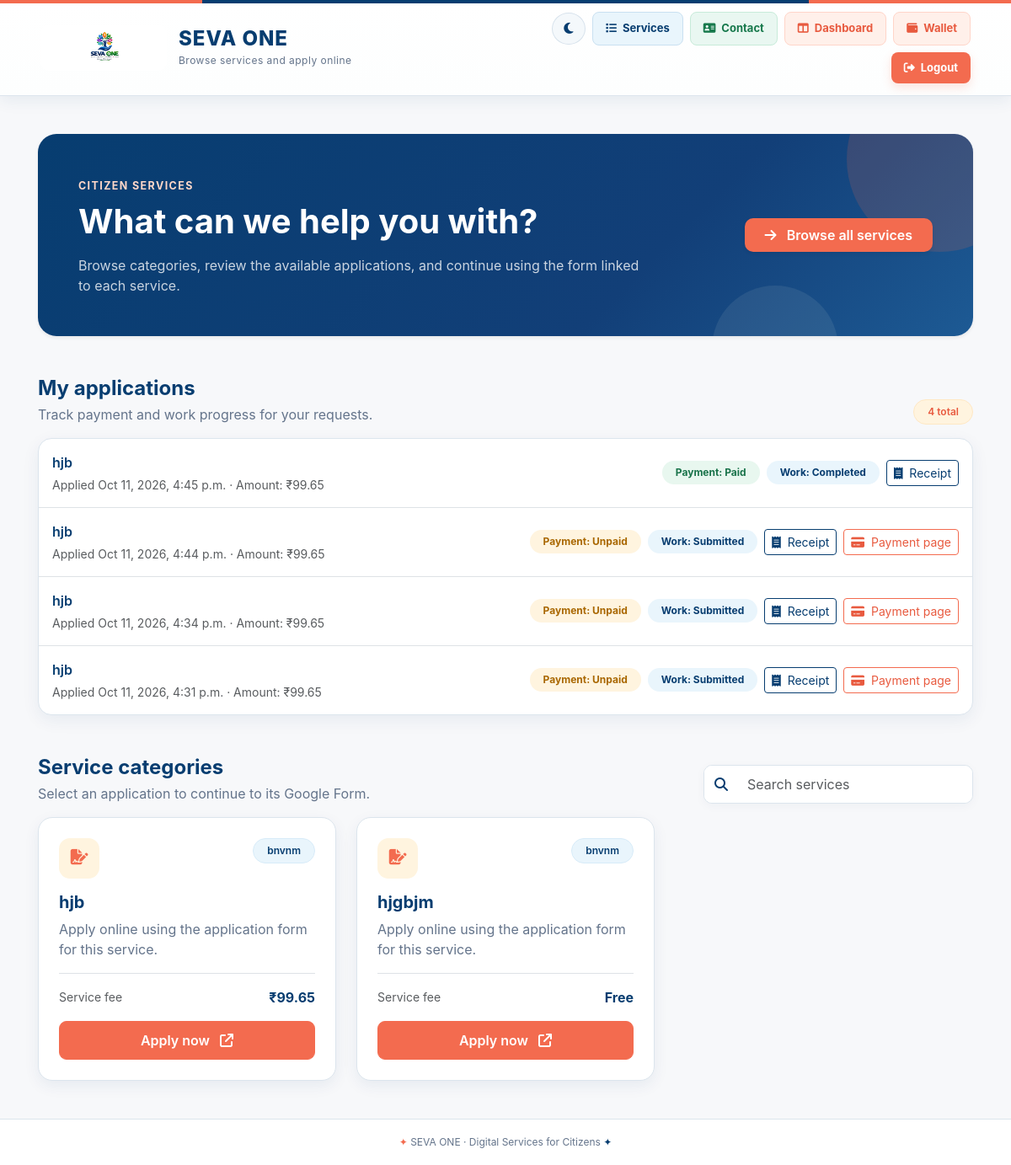
The app's page /dashboard/ (signed in) with its own data.
### med/models.py (models this page shows, shortened)
class ServiceApplication(models.Model):
    PAYMENT_STATUS_CHOICES = [
        ("unpaid", "Unpaid"),
        ("verification_pending", "Awaiting verification"),
        ("paid", "Paid"),
        ("waived", "Waived"),
    ]
    PAYMENT_METHOD_CHOICES = [
        ("phonepe", "PhonePe / UPI"),
        ("wallet", "Wallet"),
    ]
    WORK_STATUS_CHOICES = [
        ("submitted", "Submitted"),
        ("in_progress", "In progress"),
        ("completed", "Completed"),
        ("on_hold", "On hold"),
        ("rejected", "Rejected"),
    ]
    user = models.ForeignKey(
        settings.AUTH_USER_MODEL,
        on_delete=models.SET_NULL,
        null=True,
        blank=True,
        related_name="service_applications",
    )
    applicant_name = models.CharField(max_length=150)
    applicant_email = models.EmailField(blank=True)
    service = models.ForeignKey(
        Service,
        on_delete=models.SET_NULL,
        null=True,
        blank=True,
        related_name="applications",
    )
    service_name = models.CharField(max_length=150)
    amount = models.DecimalField(
        max_digits=10,
        decimal_places=2,
        default=Decimal("0.00"),
        validators=[MinValueValidator(Decimal("0.00"))],
    )
    payment_method = models.CharField(
        max_length=20,
        choices=PAYMENT_METHOD_CHOICES,
        default="wallet",
        db_index=True,
    )
    transaction_ref = models.CharField(max_length=100, blank=True)
    payment_status = models.CharField(
        max_length=20,
        choices=PAYMENT_STATUS_CHOICES,
        default="unpaid",
        db_index=True,
    )
    work_status = models.CharField(
        max_length=12,
        choices=WORK_STATUS_CHOICES,
        default="submitted",
        db_index=True,
    )
    created_at = models.DateTimeField(auto_now_add=True, db_index=True)
    updated_at = models.DateTimeField(auto_now=True)
    class Meta:
        ordering = ["-created_at"]

class Service(models.Model):
    main_service = models.ForeignKey(
        MainService,
        on_delete=models.CASCADE,
        related_name="services",
    )
    name = models.CharField(max_length=150)
    description = models.TextField(blank=True)
    google_form_url = models.URLField("Google Form link")
    amount = models.DecimalField(
        max_digits=10,
        decimal_places=2,
        default=Decimal("0.00"),
        validators=[MinValueValidator(Decimal("0.00"))],
        help_text="Service fee in INR. Use 0 for a free service.",
    )
    is_active = models.BooleanField(default=True)
    class Meta:
        ordering = ["name"]

class MainService(models.Model):
    name = models.CharField(max_length=150, unique=True)
    description = models.TextField(blank=True)
    is_active = models.BooleanField(default=True)
    class Meta:
        ordering = ["name"]

### med/views.py (the view)
# urls.py: path('dashboard/', views.dashboard, name='dashboard'),
@login_required
def dashboard(request):
    services = (
        Service.objects.filter(main_service__is_active=True, is_active=True)
        .select_related("main_service")
    )
    applications = request.user.service_applications.select_related("service").all()
    wallet, _ = UserWallet.objects.get_or_create(user=request.user)
    return render(request, "dashboard.html", {
        "services": services,
        "applications": applications,
        "wallet": wallet,
    })

### med/templates/dashboard.html (shortened to what this page needs)
{% extends 'base.html' %}
{% block content %}
<div class="container-fluid px-0">
    <section class="services-hero p-4 p-lg-5 mb-5 shadow-sm">
        <div class="row align-items-center g-4">
            <div class="col-lg-8">
                <span class="hero-label small text-uppercase fw-bold">
                    Citizen Services
                </span>
                <h1 class="display-6 fw-bold mt-2 mb-3">
                    What can we help you with?
                </h1>
                <p class="mb-0">
                    Browse categories, review the available applications,
                    and continue using the form linked to each service.
                </p>
            </div>
            <div class="col-lg-4 text-lg-end">
                <a href="{% url 'service_catalog' %}"
                   class="btn btn-hero fw-semibold px-4 py-2 shadow-sm">
                    <i class="fa-solid fa-arrow-right me-2"></i>
                    Browse all services
                </a>
            </div>
        </div>
    </section>
    <section class="mb-5">
        <div class="d-flex flex-wrap justify-content-between align-items-end gap-2 mb-3">
            <div>
                <h2 class="h4 fw-bold mb-1 section-title">
                    My applications
                </h2>
                <p class="section-subtitle mb-0">
                    Track payment and work progress for your requests.
                </p>
            </div>
            <span class="badge rounded-pill total-badge px-3 py-2">
                {{ applications|length }} total
            </span>
        </div>
        <div class="applications-card">
            {% for application in applications %}
                <div class="application-row d-flex flex-wrap justify-content-between align-items-center gap-3 p-3 border-bottom">
                    <div>
                        <div class="fw-semibold application-name">
                            {{ application.service_name }}
                        </div>
                        <div class="small text-muted mt-1">
                            Applied {{ application.created_at|date:"M j, Y, g:i a" }}
                            · Amount:
                            &#8377;{{ application.amount|floatformat:2 }}
                        </div>
                    </div>
                    <div class="d-flex flex-wrap gap-2 align-items-center">
                        <span class="badge rounded-pill px-3 py-2
                            {% if application.payment_status == 'paid' %}
                                status-paid
                            {% elif application.payment_status == 'waived' %}
                                status-waived
                            {% elif application.payment_status == 'verification_pending' %}
                                status-pending
                            {% else %}
                                status-warning
                            {% endif %}">
                            Payment:
                            {{ application.get_payment_status_display }}
                        </span>
                        <span class="badge rounded-pill px-3 py-2 work-status">
                            Work:
                            {{ application.get_work_status_display }}
                        </span>
                        <a class="btn btn-sm btn-outline-primary btn-receipt"
                           href="{% url 'application_receipt' application.pk %}">
                            <i class="fa-solid fa-receipt me-1"></i>
                            Receipt
                        </a>
                        {% if application.payment_status == 'unpaid' or application.payment_status == 'verification_pending' %}
                            <a class="btn btn-sm btn-outline-secondary btn-payment"
                               href="{% url 'payment_page' application.pk %}">
                                <i class="fa-solid fa-credit-card me-1"></i>
                                Payment page
                            </a>
                        {% endif %}
                    </div>
                </div>
            {% endfor %}
        </div>
    </section>
    <div class="d-flex flex-wrap justify-content-between align-items-end gap-3 mb-3">
        <div>
            <h2 class="h4 fw-bold mb-1 section-title">
                Service categories
            </h2>
            <p class="section-subtitle mb-0">
                Select an application to continue to its Google Form.
            </p>
        </div>
        <div class="input-group service-search"
             style="max-width:320px">
            <span class="input-group-text bg-white">
                <i class="fa-solid fa-magnifying-glass"></i>
            </span>
            <input id="serviceSearch"
                   class="form-control"
                   placeholder="Search services"
                   aria-label="Search services">
        </div>
    </div>
    <div class="row g-4" id="serviceGrid">
        {% for service in services %}
            <div class="col-md-6 col-xl-4 service-card"
                 data-search="{{ service.main_service.name|lower }} {{ service.name|lower }} {{ service.description|lower }}">
                <article class="card h-100">
                    <div class="card-body p-4 d-flex flex-column">
                        <div class="d-flex justify-content-between align-items-start mb-3">
                            <span class="service-icon">
                                <i class="fa-solid fa-file-signature"></i>
                            </span>
                            <span class="badge rounded-pill category-badge px-3 py-2">
                                {{ service.main_service.name }}
                            </span>
                        </div>
                        <h3 class="h5 fw-bold service-title">
                            {{ service.name }}
                        </h3>
                        {% if service.description %}
                            <p class="service-description">
                                {{ service.description }}
                            </p>
                        {% else %}
                            <p class="service-description">
                                Apply online using the application form
                                for this service.
                            </p>
                        {% endif %}
                        <div class="d-flex justify-content-between align-items-center border-top pt-3 mb-3 mt-auto">
                            <span class="small text-muted">
                                Service fee
                            </span>
                            <strong class="service-fee">
                                {% if service.amount %}
                                    &#8377;{{ service.amount|floatformat:2 }}
                                {% else %}
                                    Free
                                {% endif %}
                            </strong>
                        </div>
                        <form method="post"
                              action="{% url 'apply_for_service' service.pk %}">
                            <button type="submit"
                                    class="btn btn-apply w-100">
                                Apply now
                                <i class="fa-solid fa-arrow-up-right-from-square ms-2"></i>
                            </button>
                        </form>
                    </div>
                </article>
            </div>
        {% endfor %}
    </div>
</div>
{% endblock %}

### med/templates/theme_toggle.html (style rules this page uses)
:root { --navy: #073D70; --navy-dark: #123F78; --navy-light: #174EA6; --coral: #E86B4C; --coral-dark: #D95638; --coral-soft: #FFF0EB; --cream: #FFF4DF; --cream-dark: #FFE8C4; --blue-light: #E9F5FC; --blue-border: #D7EBF8; --text: #172033; --muted: #64748B; --border: #DCE5ED; --theme-bg: #F8FBFD; --theme-surface: #FFFFFF; --theme-surface-raised: #F5F9FC; --theme-ink: #172033; --theme-muted: #64748B; --theme-link: #174EA6; --theme-input: #FFFFFF; }

### med/templates/base.html (style rules this page uses)
:root { --seva-navy: #073D70; --seva-navy-dark: #123F78; --seva-navy-light: #1D5A94; --seva-coral: #F36B4F; --seva-coral-dark: #E85A3F; --seva-coral-light: #FF8A70; --seva-cream: #FFF4DF; --seva-cream-dark: #FFE8C4; --seva-blue-bg: #E9F5FC; --seva-blue-soft: #DFEEF9; --seva-page: #F7F8FA; --seva-white: #FFFFFF; --seva-text: #17324D; --seva-muted: #64748B; --seva-green: #249B63; --seva-purple: #8B4DE8; --seva-cyan: #18A9C7; --seva-yellow: #E7A900; --seva-border: #DCE5ED; --seva-shadow: 0 10px 28px rgba(7,61,112,.10); }
* { box-sizing: border-box; }
html { scroll-behavior: smooth; }
body { margin: 0; padding: 0; min-height: 100vh; font-family: Inter, "Segoe UI", Arial, sans-serif; color: var(--seva-text); background: radial-gradient( circle at 0% 0%, rgba(223,238,249,.75), transparent 28% ), radial-gradient( circle at 100% 100%, rgba(255,232,196,.55), transparent 30% ), var(--seva-page); }
.card { border: 1px solid var(--seva-border); border-radius: 16px; background: rgba(255,255,255,.96); box-shadow: var(--seva-shadow); overflow: hidden; }
.form-control, .form-select { border: 1px solid #D4E0EA; border-radius: 8px; padding: 10px 12px; color: var(--seva-text); background: white; }

### records on screen
ServiceApplication: service_name "hjb", created_at "Oct 11, 2026, 4:45 p.m.", amount "99.65", payment_status "Paid", work_status "Completed"
ServiceApplication: service_name "hjb", created_at "Oct 11, 2026, 4:44 p.m.", amount "99.65", payment_status "Unpaid", work_status "Submitted", shows "Payment page"
ServiceApplication: service_name "hjb", created_at "Oct 11, 2026, 4:34 p.m.", amount "99.65", payment_status "Unpaid", work_status "Submitted", shows "Payment page"
ServiceApplication: service_name "hjb", created_at "Oct 11, 2026, 4:31 p.m.", amount "99.65", payment_status "Unpaid", work_status "Submitted", shows "Payment page"
Service: main_service.name "bnvnm", name "hjb", shows "Apply online using the application form for this service.", amount "99.65"
Service: main_service.name "bnvnm", name "hjgbjm", shows "Apply online using the application form for this service.", amount "Free"

### other values on screen
{{ applications|length }} "4"
